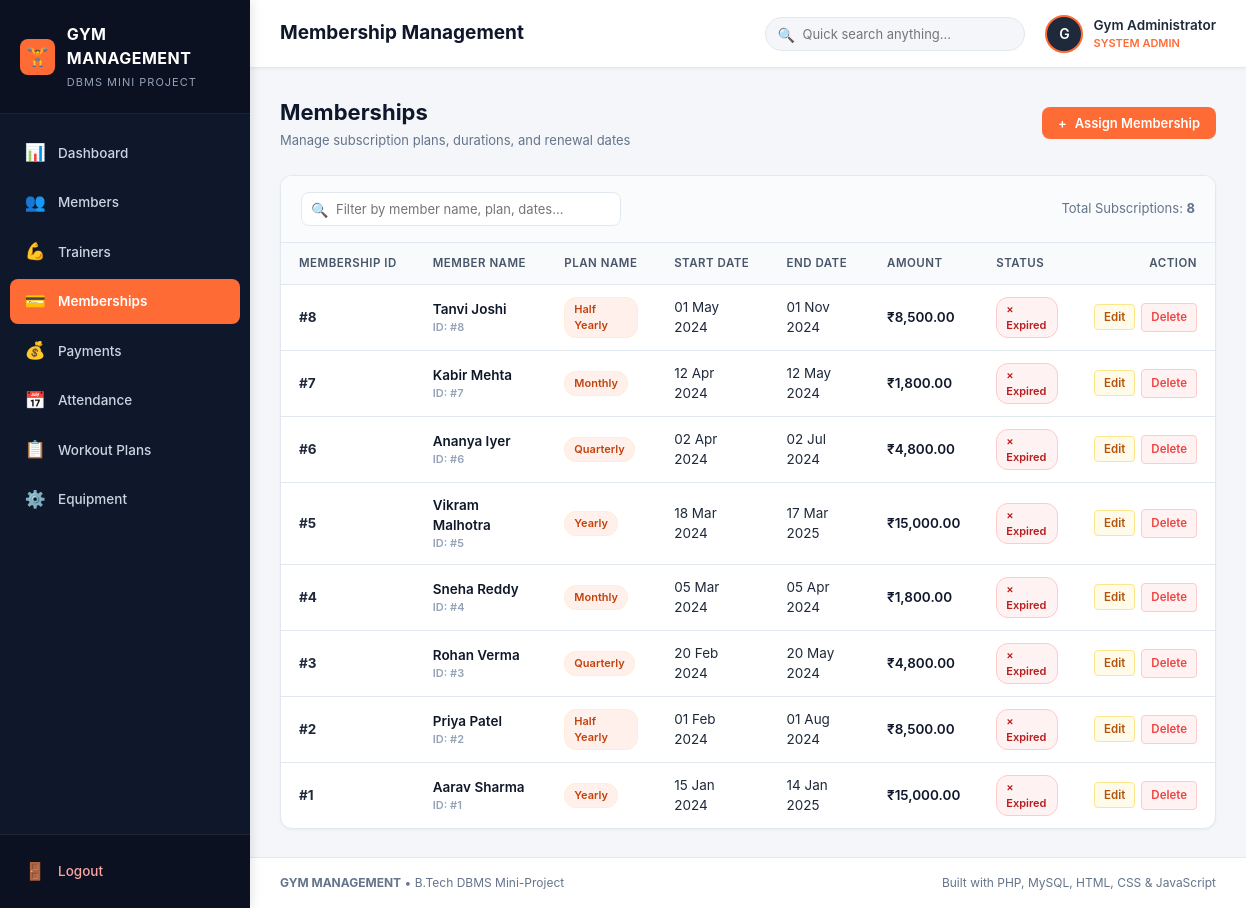
Page /membership.php (signed in) on the committed database.
### tables this page shows
CREATE TABLE IF NOT EXISTS `Membership` (
    `membership_id` INT AUTO_INCREMENT PRIMARY KEY,
    `member_id` INT NOT NULL,
    `plan_name` ENUM('Monthly', 'Quarterly', 'Half Yearly', 'Yearly') NOT NULL,
    `start_date` DATE NOT NULL,
    `end_date` DATE NOT NULL,
    `amount` DECIMAL(10,2) NOT NULL,
    `created_at` TIMESTAMP DEFAULT CURRENT_TIMESTAMP,
    CONSTRAINT `fk_membership_member` 
        FOREIGN KEY (`member_id`) REFERENCES `Member`(`member_id`) 
        ON DELETE CASCADE ON UPDATE CASCADE
);

CREATE TABLE IF NOT EXISTS `Member` (
    `member_id` INT AUTO_INCREMENT PRIMARY KEY,
    `name` VARCHAR(100) NOT NULL,
    `gender` ENUM('Male', 'Female', 'Other') NOT NULL,
    `age` INT NOT NULL,
    `phone` VARCHAR(15) NOT NULL,
    `email` VARCHAR(100) NOT NULL,
    `join_date` DATE NOT NULL,
    `created_at` TIMESTAMP DEFAULT CURRENT_TIMESTAMP
);

### db.php (called while the page is built, shortened)
<?php
function format_currency($amount) {
    return "₹" . number_format((float)$amount, 2);
}
function format_date($date_str) {
    return date("d M Y", strtotime($date_str));
}
?>

### membership.php (the view, shortened to what this page needs)
<?php
require_once __DIR__ . '/header.php';
$memberships_query = "
    SELECT ms.*, m.name AS member_name, m.phone AS member_phone
    FROM `Membership` ms
    JOIN `Member` m ON ms.member_id = m.member_id
    ORDER BY ms.membership_id DESC
";
$memberships_list = $conn->query($memberships_query);
?>
<div class="page-header-row">
    <div class="page-title-group">
        <h2>Memberships</h2>
        <p>Manage subscription plans, durations, and renewal dates</p>
    </div>
    <div class="page-actions">
        <button type="button" class="btn btn-primary" onclick="openModal('addMembershipModal')">
            <span>+</span> Assign Membership
        </button>
    </div>
</div>
<div class="content-card">
    <div class="table-filter-bar">
        <div class="table-search">
            <span>🔍</span>
            <input type="text" placeholder="Filter by member name, plan, dates...">
        </div>
        <div style="font-size: 13px; color: var(--text-secondary);">
            Total Subscriptions: <strong><?php echo ($memberships_list) ? $memberships_list->num_rows : 0; ?></strong>
        </div>
    </div>
    <div class="table-responsive">
        <table class="data-table">
            <thead>
                <tr>
                    <th>Membership ID</th>
                    <th>Member Name</th>
                    <th>Plan Name</th>
                    <th>Start Date</th>
                    <th>End Date</th>
                    <th>Amount</th>
                    <th>Status</th>
                    <th style="text-align: right;">Action</th>
                </tr>
            </thead>
            <tbody>
                <?php if ($memberships_list && $memberships_list->num_rows > 0): ?>
                    <?php while ($row = $memberships_list->fetch_assoc()):
                        $is_active = (strtotime($row['end_date']) >= strtotime(date('Y-m-d')));
                    ?>
                        <tr>
                            <td><strong>#<?php echo $row['membership_id']; ?></strong></td>
                            <td style="font-weight: 600; color: var(--primary-navy);">
                                <?php echo htmlspecialchars($row['member_name']); ?>
                                <span style="font-size: 11px; color: var(--text-muted); display: block;">ID: #<?php echo $row['member_id']; ?></span>
                            </td>
                            <td>
                                <span class="badge badge-orange">
                                    <?php echo htmlspecialchars($row['plan_name']); ?>
                                </span>
                            </td>
                            <td><?php echo format_date($row['start_date']); ?></td>
                            <td><?php echo format_date($row['end_date']); ?></td>
                            <td style="font-weight: 600; color: #0f172a;">
                                <?php echo format_currency($row['amount']); ?>
                            </td>
                            <td>
                                <?php if ($is_active): ?>
                                    <span class="badge badge-success">✓ Active</span>
                                <?php else: ?>
                                    <span class="badge badge-danger">&times; Expired</span>
                                <?php endif; ?>
                            </td>
                            <td style="text-align: right;">
                                <div class="action-buttons" style="justify-content: flex-end;">
                                    <button type="button" class="btn-action btn-edit" title="Edit Plan" onclick="populateEditModal(<?php echo htmlspecialchars(json_encode($row)); ?>)">
                                        Edit
                                    </button>
                                    <a href="javascript:void(0);" class="btn-action btn-delete" title="Delete Plan" onclick="confirmDelete('membership.php?delete=<?php echo $row['membership_id']; ?>', 'Membership #<?php echo $row['membership_id']; ?>')">
                                        Delete
                                    </a>
                                </div>
                            </td>
                        </tr>
                    <?php endwhile; ?>
                <?php endif; ?>
            </tbody>
        </table>
    </div>
</div>
<?php require_once __DIR__ . '/footer.php'; ?>

### css/style.css (style rules this page uses)
:root { --primary-navy: #0f172a; --navy-light: #1e293b; --navy-hover: #334155; --accent-orange: #ff6b35; --accent-orange-hover: #e85924; --accent-orange-light: #fff0eb; --bg-light: #f4f6f9; --card-bg: #ffffff; --text-primary: #1e293b; --text-secondary: #64748b; --text-muted: #94a3b8; --border-color: #e2e8f0; --sidebar-width: 250px; --header-height: 68px; --color-success: #10b981; --color-success-bg: #ecfdf5; --color-danger: #ef4444; --color-danger-bg: #fef2f2; --color-warning: #f59e0b; --color-warning-bg: #fffbeb; --color-info: #0284c7; --color-info-bg: #f0f9ff; --radius-sm: 4px; --radius-md: 8px; --radius-lg: 12px; --shadow-sm: 0 1px 3px rgba(0, 0, 0, 0.05); --shadow-md: 0 4px 6px -1px rgba(0, 0, 0, 0.06), 0 2px 4px -1px rgba(0, 0, 0, 0.04); }
* { margin: 0; padding: 0; box-sizing: border-box; font-family: -apple-system, BlinkMacSystemFont, "Segoe UI", Roboto, "Helvetica Neue", Arial, sans-serif; }
body { background-color: var(--bg-light); color: var(--text-primary); min-height: 100vh; font-size: 14px; line-height: 1.5; }
.page-header-row { display: flex; align-items: center; justify-content: space-between; margin-bottom: 24px; flex-wrap: wrap; gap: 15px; }
.page-title-group h2 { font-size: 22px; font-weight: 700; color: var(--primary-navy); }
.page-title-group p { font-size: 13px; color: var(--text-secondary); margin-top: 2px; }
.page-actions { display: flex; align-items: center; gap: 12px; }
.btn { display: inline-flex; align-items: center; justify-content: center; gap: 8px; padding: 8px 16px; font-size: 13px; font-weight: 600; border-radius: var(--radius-md); cursor: pointer; border: none; text-decoration: none; transition: all 0.2s ease; }
.btn-primary { background-color: var(--accent-orange); color: #ffffff; }
.action-buttons { display: flex; align-items: center; gap: 6px; }
.btn-action { display: inline-flex; align-items: center; justify-content: center; padding: 5px 9px; font-size: 11.5px; font-weight: 600; border-radius: var(--radius-sm); text-decoration: none; border: none; cursor: pointer; transition: all 0.15s ease; }
.btn-edit { background-color: var(--color-warning-bg); color: #b45309; border: 1px solid #fde68a; }
.btn-delete { background-color: var(--color-danger-bg); color: var(--color-danger); border: 1px solid #fecaca; }
.content-card { background-color: var(--card-bg); border-radius: var(--radius-lg); box-shadow: var(--shadow-sm); border: 1px solid var(--border-color); overflow: hidden; }
.table-responsive { width: 100%; overflow-x: auto; }
.data-table { width: 100%; border-collapse: collapse; text-align: left; font-size: 13.5px; }
.data-table thead th { background-color: #f8fafc; color: #475569; font-weight: 600; text-transform: uppercase; font-size: 11.5px; letter-spacing: 0.5px; padding: 12px 18px; border-bottom: 1px solid var(--border-color); white-space: nowrap; }
.data-table tbody td { padding: 12px 18px; border-bottom: 1px solid var(--border-color); color: var(--text-primary); vertical-align: middle; }
.data-table tbody tr:last-child td { border-bottom: none; }
.table-filter-bar { padding: 16px 20px; background-color: #fafbfc; border-bottom: 1px solid var(--border-color); display: flex; align-items: center; justify-content: space-between; gap: 15px; flex-wrap: wrap; }
.table-search { position: relative; max-width: 320px; width: 100%; }
.table-search input { width: 100%; padding: 8px 12px 8px 34px; border: 1px solid var(--border-color); border-radius: var(--radius-md); font-size: 13px; outline: none; background-color: #ffffff; }
.table-search span { position: absolute; left: 10px; top: 50%; transform: translateY(-50%); color: var(--text-muted); }
.badge { display: inline-block; padding: 3px 9px; font-size: 11px; font-weight: 600; border-radius: 12px; text-transform: capitalize; }
.badge-danger { background-color: var(--color-danger-bg); color: #b91c1c; border: 1px solid #fecaca; }
.badge-orange { background-color: var(--accent-orange-light); color: #c2410c; border: 1px solid #ffedd5; }

### rows in the picture
membership: membership_id "8", member.name "Tanvi Joshi", member "8", plan_name "Half Yearly", start_date "01 May 2024", end_date "01 Nov 2024", amount "₹8,500.00", shows "× Expired"
membership: membership_id "7", member.name "Kabir Mehta", member "7", plan_name "Monthly", start_date "12 Apr 2024", end_date "12 May 2024", amount "₹1,800.00", shows "× Expired"
membership: membership_id "6", member.name "Ananya Iyer", member "6", plan_name "Quarterly", start_date "02 Apr 2024", end_date "02 Jul 2024", amount "₹4,800.00", shows "× Expired"
membership: membership_id "5", member.name "Vikram Malhotra", member "5", plan_name "Yearly", start_date "18 Mar 2024", end_date "17 Mar 2025", amount "₹15,000.00", shows "× Expired"
membership: membership_id "4", member.name "Sneha Reddy", member "4", plan_name "Monthly", start_date "05 Mar 2024", end_date "05 Apr 2024", amount "₹1,800.00", shows "× Expired"
membership: membership_id "3", member.name "Rohan Verma", member "3", plan_name "Quarterly", start_date "20 Feb 2024", end_date "20 May 2024", amount "₹4,800.00", shows "× Expired"
membership: membership_id "2", member.name "Priya Patel", member "2", plan_name "Half Yearly", start_date "01 Feb 2024", end_date "01 Aug 2024", amount "₹8,500.00", shows "× Expired"
membership: membership_id "1", member.name "Aarav Sharma", member "1", plan_name "Yearly", start_date "15 Jan 2024", end_date "14 Jan 2025", amount "₹15,000.00", shows "× Expired"

### other values in the picture
$page_title "Membership Management"
substr($admin_name, 0, 1) "G"
$admin_name "Gym Administrator"
$memberships_list->num_rows "8"
